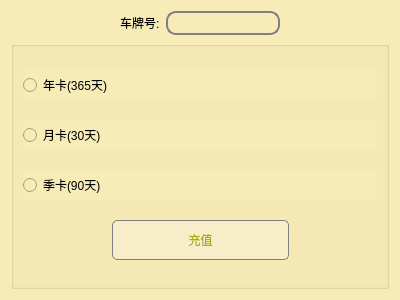
<?xml version="1.0" encoding="UTF-8"?>
<ui version="4.0">
 <class>RechargeWidget</class>
 <widget class="QWidget" name="RechargeWidget">
  <property name="windowModality">
   <enum>Qt::ApplicationModal</enum>
  </property>
  <property name="geometry">
   <rect>
    <x>0</x>
    <y>0</y>
    <width>400</width>
    <height>300</height>
   </rect>
  </property>
  <property name="windowTitle">
   <string>充值界面</string>
  </property>
  <property name="styleSheet">
   <string notr="true">
color:rgb(78, 78, 78，80);
background-color: rgb(247, 235, 183);

</string>
  </property>
  <layout class="QVBoxLayout" name="verticalLayout_2" stretch="1,3">
   <item>
    <layout class="QHBoxLayout" name="horizontalLayout">
     <item>
      <spacer name="horizontalSpacer">
       <property name="orientation">
        <enum>Qt::Horizontal</enum>
       </property>
       <property name="sizeHint" stdset="0">
        <size>
         <width>40</width>
         <height>20</height>
        </size>
       </property>
      </spacer>
     </item>
     <item>
      <widget class="QLabel" name="label">
       <property name="styleSheet">
        <string notr="true">font: 11pt &quot;仿宋&quot;;</string>
       </property>
       <property name="text">
        <string>车牌号:</string>
       </property>
      </widget>
     </item>
     <item>
      <widget class="QLineEdit" name="vehicleIDLineEdit">
       <property name="styleSheet">
        <string notr="true">QLineEdit{
	border-width:2px;
	border-style:solid;
	border-color:gray;
	border-radius:10px;
	padding: 2px 2px;
}</string>
       </property>
      </widget>
     </item>
     <item>
      <spacer name="horizontalSpacer_2">
       <property name="orientation">
        <enum>Qt::Horizontal</enum>
       </property>
       <property name="sizeHint" stdset="0">
        <size>
         <width>40</width>
         <height>20</height>
        </size>
       </property>
      </spacer>
     </item>
    </layout>
   </item>
   <item>
    <widget class="QGroupBox" name="groupBox">
     <property name="title">
      <string/>
     </property>
     <layout class="QVBoxLayout" name="verticalLayout">
      <item>
       <widget class="QRadioButton" name="annualRadioButton">
        <property name="minimumSize">
         <size>
          <width>0</width>
          <height>30</height>
         </size>
        </property>
        <property name="styleSheet">
         <string notr="true">font: 12pt &quot;华文琥珀&quot;;</string>
        </property>
        <property name="text">
         <string>年卡(365天)</string>
        </property>
       </widget>
      </item>
      <item>
       <widget class="QRadioButton" name="monthlyRadioButton">
        <property name="minimumSize">
         <size>
          <width>0</width>
          <height>30</height>
         </size>
        </property>
        <property name="styleSheet">
         <string notr="true">font: 12pt &quot;华文琥珀&quot;;</string>
        </property>
        <property name="text">
         <string>月卡(30天)</string>
        </property>
       </widget>
      </item>
      <item>
       <widget class="QRadioButton" name="quarterlyRadioButton">
        <property name="minimumSize">
         <size>
          <width>0</width>
          <height>30</height>
         </size>
        </property>
        <property name="styleSheet">
         <string notr="true">font: 12pt &quot;华文琥珀&quot;;</string>
        </property>
        <property name="text">
         <string>季卡(90天)</string>
        </property>
       </widget>
      </item>
      <item>
       <layout class="QHBoxLayout" name="horizontalLayout_2" stretch="1,2,1">
        <item>
         <spacer name="horizontalSpacer_3">
          <property name="orientation">
           <enum>Qt::Horizontal</enum>
          </property>
          <property name="sizeHint" stdset="0">
           <size>
            <width>40</width>
            <height>20</height>
           </size>
          </property>
         </spacer>
        </item>
        <item>
         <widget class="QPushButton" name="pushButton">
          <property name="minimumSize">
           <size>
            <width>0</width>
            <height>40</height>
           </size>
          </property>
          <property name="styleSheet">
           <string notr="true">QPushButton:!hover{
	font: 14pt &quot;仿宋&quot;;
	background-color: rgb(255, 255, 255,70);
	
	color: rgb(170, 170, 0);
        border-width:1px;
        border-style:solid;
        border-color:gray;
        border-radius:5px;
        padding: 1px 1px;
    }
QPushButton:hover{
	font: 14pt &quot;仿宋&quot;;
	background-color: rgb(123, 117, 69,70);
	color: rgb(242, 230, 172);
        border-width:1px;
        border-style:solid;
        border-color:gray;
        border-radius:5px;
        padding: 1px 1px;
    }
QPushButton:pressed{
	font: 14pt &quot;仿宋&quot;;
	background-color: rgb(123, 117, 69,40);
	color: rgb(242, 230, 172);
        border-width:1px;
        border-style:solid;
        border-color:gray;
        border-radius:5px;
        padding: 1px 1px;
    }</string>
          </property>
          <property name="text">
           <string>充值</string>
          </property>
         </widget>
        </item>
        <item>
         <spacer name="horizontalSpacer_4">
          <property name="orientation">
           <enum>Qt::Horizontal</enum>
          </property>
          <property name="sizeHint" stdset="0">
           <size>
            <width>40</width>
            <height>20</height>
           </size>
          </property>
         </spacer>
        </item>
       </layout>
      </item>
     </layout>
    </widget>
   </item>
  </layout>
 </widget>
 <resources/>
 <connections/>
</ui>
